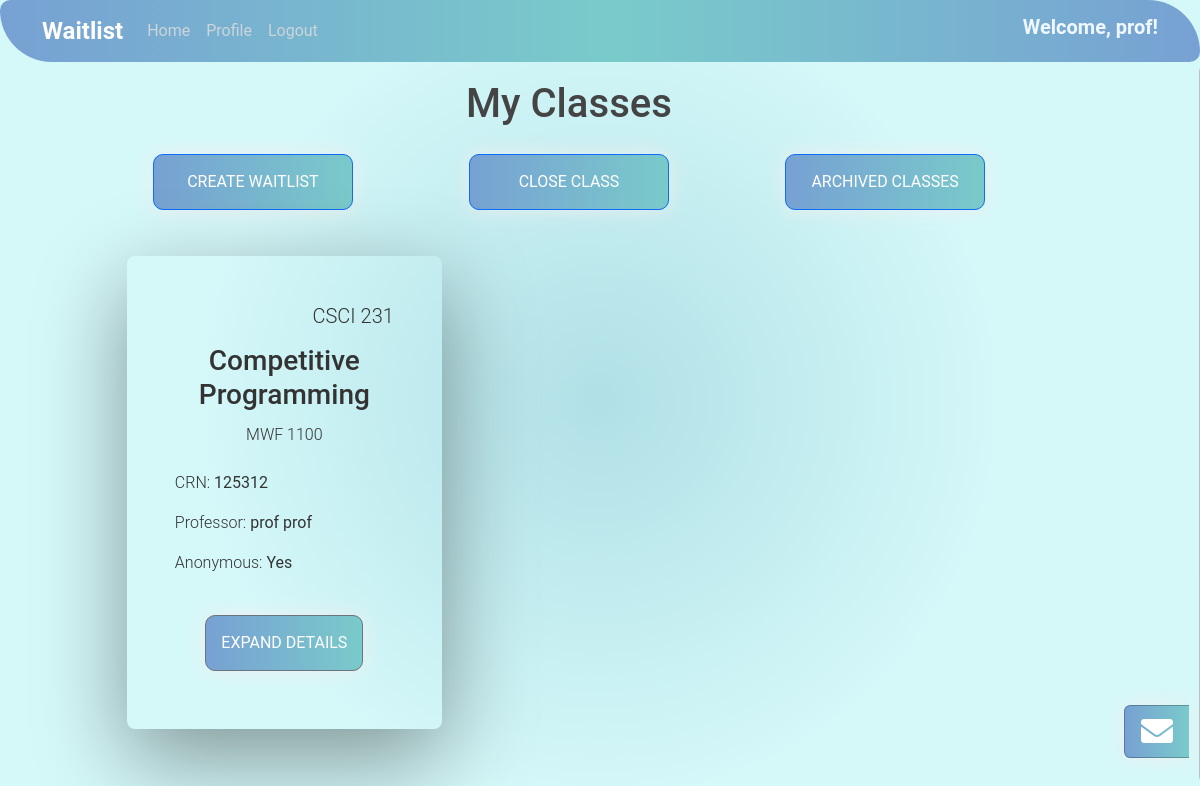
/studenthome/ (signed in), run on an earlier commit of the app's database.
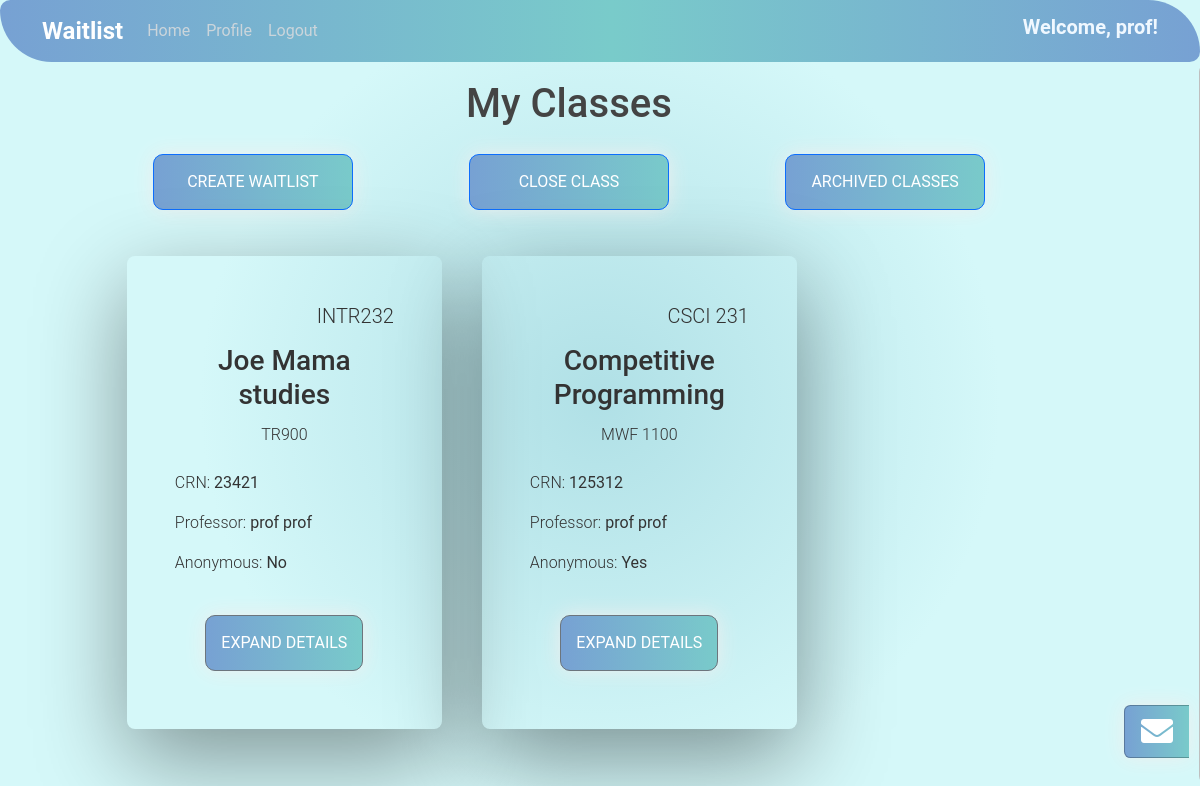
And on a later commit of the database.
### studentview/models.py (models this page shows, shortened)
class ClassWaitlist(models.Model):
    className = models.CharField(max_length=200, name="className", verbose_name='Class Name')
    classDescription = models.TextField(verbose_name='Description', default=' ')
    classCode = models.CharField(max_length=200, verbose_name='Class Code')
    crn = models.IntegerField(default=0, verbose_name='CRN')
    schedule = models.CharField(max_length=200, verbose_name='Schedule')
    sortType = models.CharField(max_length=200, verbose_name='Sort Type')
    term = models.CharField(max_length=200, verbose_name='Term')
    professor = models.ForeignKey(User, on_delete=models.CASCADE)
    date_added = models.DateTimeField("date published")
    closed = models.BooleanField(default=False)  # Add this line
    anonymous_waitlist = models.BooleanField(default=False, verbose_name='Anonymous Waitlist')
    request_academic_status = models.BooleanField(default=False, verbose_name='Request Academic Status')
    request_major = models.BooleanField(default=False, verbose_name='Request Major')
    request_msg = models.BooleanField(default=False, verbose_name='Request Message')
    archived = models.BooleanField(default=False, verbose_name="Archived")

### studentview/views.py (the view, shortened to what this page needs)
# urls.py: 2. Add a URL to urlpatterns:  path('', views.home, name='home')
def home(request):
    currentUser = request.user
    groupOfUser = currentUser.groups.all().first() #if we ever add more groups than profs and students, change this
    classes = []
    message =  ""
    isProfessor = False
    isStudent = False
    inbox = []
    unread_messages = 0
    messageable_users = None
    message_form = None
    if currentUser.is_anonymous:
        message = "Log in to view your classes!"
    else:
        if groupOfUser:
            if groupOfUser.id == 1:
                classes = ClassWaitlist.objects.filter(professor=currentUser.pk, archived=False)
                isProfessor = True
                messageable_users = list(set((
                        ticket.student.id, ticket.student.get_full_name()
                    ) for ticket in (
                        c.studentticket_set.all().first() for c in classes if c.studentticket_set.count())
                ))
        else:
            message = "You are not logged in as a professor or a student! This is a legacy account. Please make a new one"
        if messageable_users:
            message_form = MessageForm(currentUser, messageable_users)
            user_messages = Message.objects.filter(
                    Q(sender=currentUser) | Q(receiver=currentUser)
                ).order_by('send_date')
            inbox_userIDs = (
                set(user_messages.values_list('sender', flat=True).distinct()) |
                set(user_messages.values_list('receiver', flat=True).distinct()))
            inbox_userIDs.discard(currentUser.id)
            for thread_userID in inbox_userIDs:
                unread = False
                thread = []
                thread_messages = user_messages.filter(
                        Q(sender=thread_userID) | Q(receiver=thread_userID)
                    ).order_by('send_date')
                thread_userObj = User.objects.get(id=thread_userID)
                if thread_userObj.groups.all().first() == 2:
                    thread_user_pref_name = StudentProfile.objects.get(id=thread_userID).preferred_name
                else:
                    thread_user_pref_name = thread_userObj.get_full_name()
                for msg in thread_messages:
                    thread.append({
                        'received': msg.receiver == request.user,
                        'body': msg.body,
                        'send_date': msg.send_date,
                        'read_date': msg.read_date
                    })
                    if not (unread or msg.read_date or msg.sender == request.user):
                        unread = True
                        unread_messages += 1
                message_snippet = (msg.body[:60] + '...') if len(msg.body) > 75 else msg.body
                entry_dict = {
                    'name': thread_user_pref_name,
                    'nameID': thread_userID,
                    'message_snippet': message_snippet,
                    'last_received': msg.getInboxDate(),
                    'unread': unread,
                    'thread': thread
                }
                if inbox:
                    thread_date = thread_messages.first().send_date
                    for i, entry in enumerate(inbox):
                        if thread_date > entry['thread'][0]['send_date'] or i == len(inbox) - 1:
                            inbox.insert(i, entry_dict)
                            break
                else:
                    inbox = [entry_dict]
    context = {
        'classes': classes,
        'message': message,
        'isProfessor': isProfessor,
        'isStudent': isStudent,
        'inbox': inbox,
        'unread_messages': unread_messages,
        'messageable_users': messageable_users,
        'message_form': message_form
    }
    return render(request,'studentview/home.html', context)

### messaging/models.py (called while the page is built)
    def getInboxDate(self):
        now = datetime.datetime.now(datetime.timezone.utc)
        if (self.send_date - now).days < 1:
            return "{:d}:{:02d}".format(self.send_date.hour, self.send_date.minute)
        elif (self.send_date - now).days < 2:
            return 'Yesterday'
        elif (self.send_date - now).days < 7:
            return calendar.day_name[datetime.date(self.send_date).weekday()]
        else:
            return datetime.date.strftime(self.send_date, "%m/%d/%Y")

### studentview/templates/studentview/home.html (shortened to what this page needs)
{% extends "studentview/base.html" %}
{% block content %}
<h1 style="text-align:center" class="mt-3"> My Classes</h1>
<div class="container class-list px-0">
    {% if user.is_authenticated %}
        {% if isProfessor %}
            <div class="row my-3">
                <div class="col text-center">
                    <a href="/studenthome/createclass" type="button" class="btn btn-primary" style="width: 200px;">
                        Create Waitlist
                    </a>
                </div>
                {% if classes is not empty %}
                    <div class="col text-center">
                        <a href="/studenthome/closeclass" type="button" class="btn btn-primary" style="width: 200px;" data-toggle="tooltip" title="Closing a class deletes it permanently!">
                            Close Class
                        </a>
                    </div>
                {% endif %}
                <div class="col text-center">
                    <a href="/studenthome/archive" type="button" class="btn btn-primary" style="width: 200px;" data-toggle="tooltip" title="View and un-archive your classes that you previously closed.">
                        Archived Classes
                    </a>
                </div>
            </div>
        {% endif %}
    {% endif %}
    <div class="d-flex flex-row flex-wrap justify-content-center justify-content-md-start my-3">
        {% for class in classes %}
            <div class="studentclassbox {% if class.closed %}closed{% else %}active{% endif %} p-5">
                <div class="d-flex flex-row h5">
                    <div class="col col-auto" style="margin-left: auto; font-weight: 300;">
                        {{ class.classCode }}
                    </div>
                </div>
                <div class="row text-center h3 mt-2">
                    <span>{{class.className}}</span>
                </div>
                <div class="row text-center mt-1">
                    <span style="font-weight: 300;">{{ class.schedule }}</span>
                </div>
                <div class="d-flex flex-row mt-4">
                    <div class="col-auto" style="font-weight: 300; margin-right: 4px;">
                        CRN:
                    </div>
                    <div class="col">
                        {{ class.crn }}
                    </div>
                </div>
                <div class="d-flex flex-row justify-content-left mt-3">
                    <div class="col-auto mr-1" style="font-weight: 300; margin-right: 4px;">
                        Professor:
                    </div>
                    <div class="col-auto">
                        {{ class.professor.first_name }} {{ class.professor.last_name }}
                    </div>
                </div>
                {% if isProfessor %}
                    <div class="d-flex flex-row justify-content-left mt-3">
                        <div class="col-auto" style="font-weight: 300; margin-right: 4px;">
                            Anonymous:
                        </div>
                        <div class="col">
                            {{ class.anonymous_waitlist|yesno:"Yes,No" }}
                        </div>
                    </div>
                {% endif %}
                <br>
                <div class="d-flex flex-row justify-content-center mt-auto">
                    <button class="btn btn-secondary mt-3" onclick="window.location.href='/studenthome/{{class.pk}}/detail';">Expand Details</button>
                </div>
            </div>
        {% endfor %}
    </div>
</div>
{% endblock content %}

What changed in the data, as far as the page shows it:
now on this page (row edited): ClassWaitlist: classCode "INTR232", className "Joe Mama studies", schedule "TR900", crn "23421", professor.first_name "prof", professor.last_name "prof", anonymous_waitlist "No"
